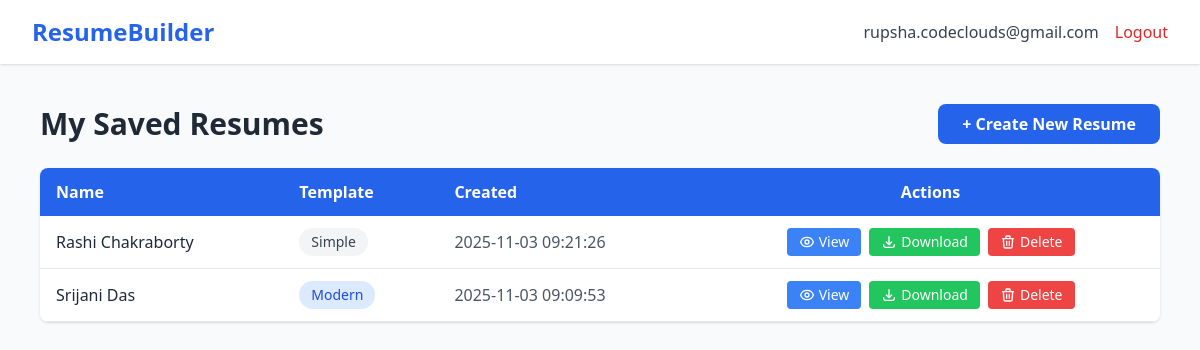
The app's page /dashboard (signed in) with its own data.
### tables this page shows
CREATE TABLE resumes (
                    id INTEGER PRIMARY KEY AUTOINCREMENT,
                    user_id INTEGER,
                    name TEXT,
                    email TEXT,
                    phone TEXT,
                    education TEXT,
                    experience TEXT,
                    skills TEXT,
                    template_style TEXT,
                    created_at TEXT,
                    FOREIGN KEY (user_id) REFERENCES users(id)
                );

### dashboard_routes.py (the view)
@dashboard_bp.route('/dashboard')
def dashboard():
    if 'user_id' not in session:
        flash('Please login first.', 'warning')
        return redirect(url_for('auth.login'))
    conn = get_db()
    c = conn.cursor()
    c.execute('SELECT * FROM resumes WHERE user_id = ? ORDER BY created_at DESC', (session['user_id'],))
    resumes = c.fetchall()
    conn.close()
    return render_template('dashboard.html', email=session['email'], resumes=resumes)

### models.py (called while the page is built)
def get_db():
    return sqlite3.connect('users.db')

### templates/dashboard.html (shortened to what this page needs)
<!DOCTYPE html>
<html lang="en">
<head>
  <script src="https://cdn.tailwindcss.com"></script>
</head>
<body class="bg-gray-50 text-gray-800">
  <nav class="bg-white shadow px-8 py-4 flex justify-between items-center">
    <a href="/">
      <h1 class="text-2xl font-bold text-blue-600 hover:text-blue-700 transition">ResumeBuilder</h1>
    </a>
    <div class="flex items-center space-x-4">
      <span class="text-gray-700">{{ email }}</span>
      <a href="{{ url_for('auth.logout') }}" class="text-red-600 hover:text-red-800">Logout</a>
    </div>
  </nav>
  <main class="max-w-6xl mx-auto mt-10 px-4 mb-10">
    <div class="flex justify-between items-center mb-6">
      <h2 class="text-3xl font-bold">My Saved Resumes</h2>
      <a href="{{ url_for('resume.template_select') }}"
         class="bg-blue-600 hover:bg-blue-700 text-white px-6 py-2 rounded-lg font-semibold transition">
        + Create New Resume
      </a>
    </div>
    {% if resumes %}
      <div class="bg-white shadow rounded-lg overflow-hidden">
        <table class="w-full">
          <thead class="bg-blue-600 text-white">
            <tr>
              <th class="py-3 px-4 text-left">Name</th>
              <th class="py-3 px-4 text-left">Template</th>
              <th class="py-3 px-4 text-left">Created</th>
              <th class="py-3 px-4 text-center">Actions</th>
            </tr>
          </thead>
          <tbody>
            {% for r in resumes %}
            {% set safe_name = (r[2] or 'Unnamed')|replace(' ', '_') %}
            {% set safe_template = r[8] or 'modern' %}
            {% set safe_timestamp = (r[9] or '')|replace(':', '')|replace('-', '')|replace(' ', '') %}
            {% set filename = safe_name ~ '_' ~ safe_template ~ '_' ~ safe_timestamp ~ '.pdf' %}
            <tr class="border-b hover:bg-gray-50 transition">
              <td class="py-3 px-4 font-medium">{{ r[2] or 'Unnamed' }}</td>
              <td class="py-3 px-4">
                <span class="inline-block px-3 py-1 rounded-full text-sm font-medium capitalize
                  {% if r[8] == 'modern' %}bg-blue-100 text-blue-700
                  {% elif r[8] == 'creative' %}bg-green-100 text-green-700
                  {% else %}bg-gray-100 text-gray-700{% endif %}">
                  {{ r[8] or 'modern' }}
                </span>
              </td>
              <td class="py-3 px-4 text-gray-600">{{ r[9] or 'N/A' }}</td>
              <td class="py-3 px-4">
                <div class="flex justify-center gap-2">
                  <a href="{{ url_for('resume.view_resume', filename=filename) }}"
                     target="_blank"
                     class="inline-flex items-center px-3 py-1 bg-blue-500 hover:bg-blue-600 text-white text-sm rounded transition">
                    View
                  </a>
<a href="{{ url_for('resume.download_resume', filename=filename) }}"
   class="inline-flex items-center px-3 py-1 bg-green-500 hover:bg-green-600 text-white text-sm rounded transition">
  <svg class="w-4 h-4 mr-1" fill="none" stroke="currentColor" viewBox="0 0 24 24">
    <path stroke-linecap="round" stroke-linejoin="round" stroke-width="2" d="M4 16v1a3 3 0 003 3h10a3 3 0 003-3v-1m-4-4l-4 4m0 0l-4-4m4 4V4"/>
  </svg>
  Download
</a>
                  <a href="{{ url_for('resume.delete_resume', resume_id=r[0]) }}"
                     onclick="return confirm('Are you sure you want to delete this resume? This action cannot be undone.');"
                     class="inline-flex items-center px-3 py-1 bg-red-500 hover:bg-red-600 text-white text-sm rounded transition">
                    <svg class="w-4 h-4 mr-1" fill="none" stroke="currentColor" viewBox="0 0 24 24">
                      <path stroke-linecap="round" stroke-linejoin="round" stroke-width="2" d="M19 7l-.867 12.142A2 2 0 0116.138 21H7.862a2 2 0 01-1.995-1.858L5 7m5 4v6m4-6v6m1-10V4a1 1 0 00-1-1h-4a1 1 0 00-1 1v3M4 7h16"/>
                    </svg>
                    Delete
                  </a>
                </div>
              </td>
            </tr>
            {% endfor %}
          </tbody>
        </table>
      </div>
    {% endif %}
  </main>
</body>
</html>

### records on screen
resumes: name "Rashi Chakraborty", template_style "Simple", created_at "2025-11-03 09:21:26"
resumes: name "Srijani Das", template_style "Modern", created_at "2025-11-03 09:09:53"

### other values on screen
{{ email }} "rupsha.codeclouds@gmail.com"
